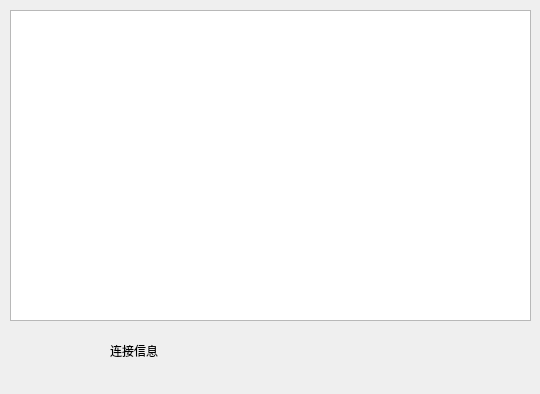
<?xml version="1.0" encoding="UTF-8"?>
<ui version="4.0">
 <class>Widget</class>
 <widget class="QWidget" name="Widget">
  <property name="geometry">
   <rect>
    <x>0</x>
    <y>0</y>
    <width>540</width>
    <height>394</height>
   </rect>
  </property>
  <property name="windowTitle">
   <string>Widget</string>
  </property>
  <widget class="QTextBrowser" name="textBrowser">
   <property name="geometry">
    <rect>
     <x>10</x>
     <y>10</y>
     <width>521</width>
     <height>311</height>
    </rect>
   </property>
  </widget>
  <widget class="QLabel" name="label">
   <property name="geometry">
    <rect>
     <x>110</x>
     <y>330</y>
     <width>641</width>
     <height>41</height>
    </rect>
   </property>
   <property name="text">
    <string>连接信息</string>
   </property>
  </widget>
 </widget>
 <layoutdefault spacing="6" margin="11"/>
 <resources/>
 <connections/>
</ui>
